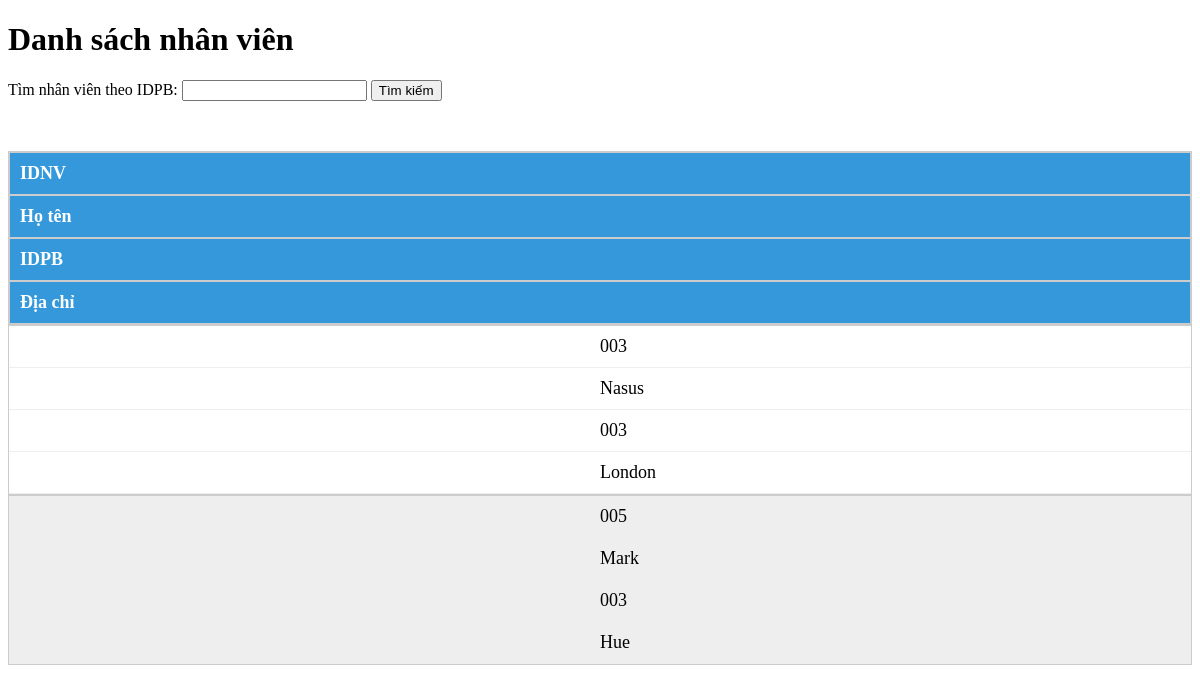
Page /xemNV.php?idpb=003 on the committed database.
### tables this page shows
CREATE TABLE `nhanvien` (
  `IDNV` varchar(5) NOT NULL,
  `Hoten` text NOT NULL,
  `IDPB` varchar(5) NOT NULL,
  `Diachi` text NOT NULL
);

### xemNV.php (the view, shortened to what this page needs)
<!DOCTYPE html>
<html>
<body>
    <h1>Danh sách nhân viên</h1>
    <form method="GET">
        <label for="idpb">Tìm nhân viên theo IDPB:</label>
        <input type="text" id="idpb" name="idpb">
        <input type="submit" value="Tìm kiếm">
    </form>
    <?php
    $dbhost = "localhost";
    $dbuser = "root";
    $dbpass = "";
    $db = "102210132_thong";
    $connect = new mysqli($dbhost, $dbuser, $dbpass, $db);
    if (isset($_GET['idpb'])) {
        $selectedIDPB = $_GET['idpb'];
        $sql = "SELECT * FROM NHANVIEN WHERE IDPB='$selectedIDPB'";
        $result = $connect->query($sql);
        if ($result->num_rows > 0) {
            echo "<table>";
            echo "<tr><th>IDNV</th><th>Họ tên</th><th>IDPB</th><th>Địa chỉ</th></tr>";
            while ($row = $result->fetch_assoc()) {
                echo "<tr><td>" . $row["IDNV"] . "</td><td>" . $row["Hoten"] . "</td><td>" . $row["IDPB"] . "</td><td>" . $row["Diachi"] . "</td></tr> ";
            }
            echo "</table>";
        } else {
            echo "Không có dữ liệu.";
        }
    }
    ?>
</body>
</html>

### xemNV.php (style rules this page uses)
table { width: 750px; border-collapse: collapse; margin: 50px auto; }
tr:nth-of-type(odd) { background: #eee; }
th { background: #3498db; color: white; font-weight: bold; }
td, th { padding: 10px; border: 1px solid #ccc; text-align: left; font-size: 18px; }
@media only screen and (max-width: 760px),
(min-device-width: 768px) and (max-device-width: 1024px) { table { width: 100%; } }
@media only screen and (max-width: 760px),
(min-device-width: 768px) and (max-device-width: 1024px) { table, thead, tbody, th, td, tr { display: block; } }
@media only screen and (max-width: 760px),
(min-device-width: 768px) and (max-device-width: 1024px) { tr { border: 1px solid #ccc; } }
@media only screen and (max-width: 760px),
(min-device-width: 768px) and (max-device-width: 1024px) { td { border: none; border-bottom: 1px solid #eee; position: relative; padding-left: 50%; } }
@media only screen and (max-width: 760px),
(min-device-width: 768px) and (max-device-width: 1024px) { td:before { position: absolute; top: 6px; left: 6px; width: 45%; padding-right: 10px; white-space: nowrap; content: attr(data-column); color: #000; font-weight: bold; } }

### rows in the picture
nhanvien: IDNV "003", Hoten "Nasus", IDPB "003", Diachi "London"
nhanvien: IDNV "005", Hoten "Mark", IDPB "003", Diachi "Hue"
